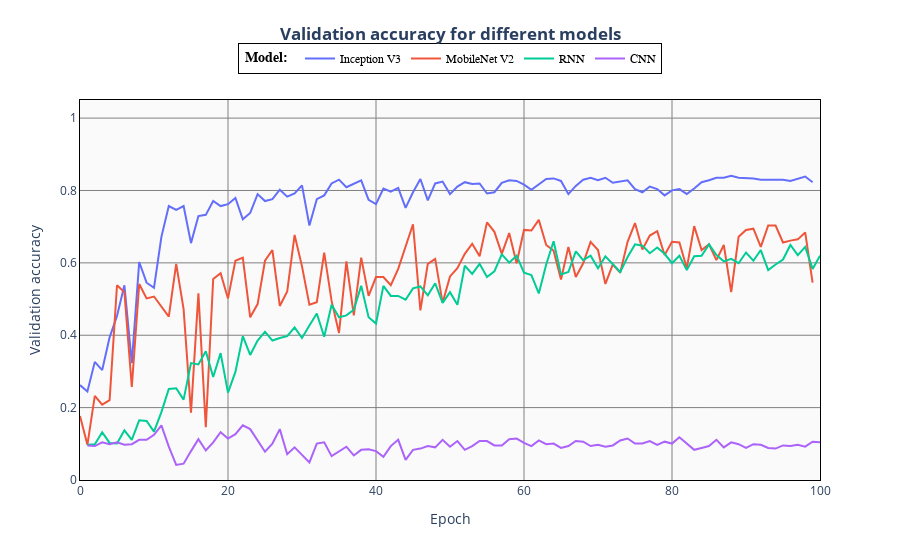

The cell this chart's notebook holds for it:
### Markdown cell above
# Best result per architecture

### Code cell
inception_adagrad = pd.read_csv("./transfer_learning_deepCNN/inception_v3/training_progress_100epochs_inception_adagrad_unfrozen_full_aug.csv") 
mobileNet_adam_unfrozen = pd.read_csv("./transfer_learning_deepCNN/mobilenet_v2/training_progress_100epochs_adam_unfrozen_full_aug.csv") 
cnn4 = pd.read_csv(".\CNN_Results\Model__2020_21_01__22_07_11__157944/training_progress.csv") 
rnn2 = pd.read_csv(".\RNN_Results\Model__2020_27_01__00_58_08__389012/training_progress.csv") 

import plotly.graph_objects as go

fig.data = []

fig.add_trace(go.Scatter(x=inception_adagrad["epoch"], y=inception_adagrad["val_accuracy"],
                    mode='lines',
                    name='Inception V3'))

fig.add_trace(go.Scatter(x=mobileNet_adam_unfrozen["epoch"], y=mobileNet_adam_unfrozen["val_accuracy"],
                    mode='lines',
                    name='MobileNet V2'))

fig.add_trace(go.Scatter(x=rnn2["epoch"], y=rnn2["val_accuracy"],
                    mode='lines',
                    name='RNN'))
fig.add_trace(go.Scatter(x=cnn4["epoch"], y=cnn4["val_accuracy"],
                    mode='lines',
                    name='CNN'))

fig.update_yaxes(range=[0, 1.05])
fig.update_layout(xaxis_showgrid=True, yaxis_showgrid=True)
fig.update_xaxes(showgrid=True, gridwidth=1, gridcolor='Gray')
fig.update_yaxes(showgrid=True, gridwidth=1, gridcolor='Gray')



fig.update_layout(
                  xaxis = dict(title = 'Epoch'),
                  yaxis = dict(title = 'Validation accuracy'),
                  title={
                    'text': "Validation accuracy for different models",
                    'y':0.9,
                    'x':0.5,
                    'xanchor': 'center',
                    'yanchor': 'top'},
                    paper_bgcolor='rgba(255,255,255, 125)',
                    plot_bgcolor='rgba(250,250,250, 125)'
                  )
fig.update_layout(legend_title='<b> Model: </b>')
fig.update_layout(legend=dict(x=0.5, y=1.15))

fig.update_layout(
    title={
        'text': "<b>Validation accuracy for different models</b>",
        'y':0.95,
        'x':0.5,
        'xanchor': 'center',
        'yanchor': 'top'})

fig.update_layout(
    legend=dict(orientation='h',yanchor='top',xanchor='center',
        traceorder="normal",
        font=dict(
            family="sans-serif",
            size=12,
            color="black"
        ),
        bgcolor="white",
        bordercolor="Black",
        borderwidth=1
    )
)

fig.update_xaxes(showline=True, linewidth=1, linecolor='black', mirror=True)
fig.update_yaxes(showline=True, linewidth=1, linecolor='black', mirror=True)


fig.show()

### Figure 1 — Plotly figure (JSON) as saved in the notebook; plotly's stock layout.template omitted (floating-point values rounded to 4 significant figures)
{"data": [{"mode": "lines", "name": "Inception V3", "type": "scatter", "x": [0, 1, 2, 3, 4, 5, 6, 7, 8, 9, 10, 11, 12, 13, 14, 15, 16, 17, 18, 19, 20, 21, 22, 23, 24, 25, 26, 27, 28, 29, 30, 31, 32, 33, 34, 35, 36, 37, 38, 39, 40, 41, 42, 43, 44, 45, 46, 47, 48, 49, 50, 51, 52, 53, 54, 55, 56, 57, 58, 59, 60, 61, 62, 63, 64, 65, 66, 67, 68, 69, 70, 71, 72, 73, 74, 75, 76, 77, 78, 79, 80, 81, 82, 83, 84, 85, 86, 87, 88, 89, 90, 91, 92, 93, 94, 95, 96, 97, 98, 99], "y": [0.2622, 0.2448, 0.3264, 0.3038, 0.3941, 0.4531, 0.5382, 0.3229, 0.6024, 0.5451, 0.5312, 0.6719, 0.7569, 0.7465, 0.7569, 0.6545, 0.7292, 0.7326, 0.7708, 0.7569, 0.7622, 0.7795, 0.7205, 0.7378, 0.7899, 0.7708, 0.776, 0.8021, 0.783, 0.7917, 0.8142, 0.7031, 0.776, 0.7865, 0.8194, 0.8299, 0.809, 0.8177, 0.8281, 0.7743, 0.7622, 0.8056, 0.7969, 0.8073, 0.7517, 0.7951, 0.8316, 0.7726, 0.8194, 0.8247, 0.7899, 0.8108, 0.8229, 0.8177, 0.8194, 0.7917, 0.7951, 0.8212, 0.8281, 0.8264, 0.816, 0.8021, 0.8177, 0.8316, 0.8333, 0.8264, 0.7899, 0.8125, 0.8299, 0.8351, 0.8281, 0.8351, 0.8212, 0.8247, 0.8281, 0.8038, 0.7951, 0.8108, 0.8038, 0.7865, 0.8003, 0.8038, 0.7899, 0.8056, 0.8229, 0.8281, 0.8351, 0.8351, 0.8403, 0.8351, 0.8351, 0.8333, 0.8299, 0.8299, 0.8281, 0.8299, 0.8264, 0.8316, 0.8385, 0.8229]}, {"mode": "lines", "name": "MobileNet V2", "type": "scatter", "x": [0, 1, 2, 3, 4, 5, 6, 7, 8, 9, 10, 11, 12, 13, 14, 15, 16, 17, 18, 19, 20, 21, 22, 23, 24, 25, 26, 27, 28, 29, 30, 31, 32, 33, 34, 35, 36, 37, 38, 39, 40, 41, 42, 43, 44, 45, 46, 47, 48, 49, 50, 51, 52, 53, 54, 55, 56, 57, 58, 59, 60, 61, 62, 63, 64, 65, 66, 67, 68, 69, 70, 71, 72, 73, 74, 75, 76, 77, 78, 79, 80, 81, 82, 83, 84, 85, 86, 87, 88, 89, 90, 91, 92, 93, 94, 95, 96, 97, 98, 99], "y": [0.1771, 0.09722, 0.2326, 0.2083, 0.2205, 0.5382, 0.5191, 0.2569, 0.5417, 0.5017, 0.5069, 0.4792, 0.4514, 0.5972, 0.4722, 0.1858, 0.5156, 0.1458, 0.5556, 0.5712, 0.5017, 0.6059, 0.6146, 0.4497, 0.4861, 0.6059, 0.6354, 0.4809, 0.5208, 0.6771, 0.5903, 0.4844, 0.4913, 0.6285, 0.4948, 0.4062, 0.6042, 0.4549, 0.6146, 0.5087, 0.5608, 0.5608, 0.5382, 0.5833, 0.6476, 0.7066, 0.4688, 0.5972, 0.6111, 0.4896, 0.5625, 0.5851, 0.625, 0.6528, 0.6181, 0.7118, 0.6858, 0.625, 0.6823, 0.599, 0.691, 0.6892, 0.7188, 0.6493, 0.6337, 0.5538, 0.6441, 0.5608, 0.599, 0.658, 0.6354, 0.5417, 0.5955, 0.5729, 0.658, 0.7101, 0.6372, 0.6753, 0.6875, 0.6215, 0.658, 0.6562, 0.5851, 0.7014, 0.6354, 0.651, 0.6076, 0.6493, 0.5191, 0.6719, 0.691, 0.6944, 0.6441, 0.7031, 0.7031, 0.6562, 0.6615, 0.6649, 0.684, 0.5451]}, {"mode": "lines", "name": "RNN", "type": "scatter", "x": ["1", "2", "3", "4", "5", "6", "7", "8", "9", "10", "11", "12", "13", "14", "15", "16", "17", "18", "19", "20", "21", "22", "23", "24", "25", "26", "27", "28", "29", "30", "31", "32", "33", "34", "35", "36", "37", "38", "39", "40", "41", "42", "43", "44", "45", "46", "47", "48", "49", "50", "51", "52", "53", "54", "55", "56", "57", "58", "59", "60", "61", "62", "63", "64", "65", "66", "67", "68", "69", "70", "71", "72", "73", "74", "75", "76", "77", "78", "79", "80", "81", "82", "83", "84", "85", "86", "87", "88", "89", "90", "91", "92", "93", "94", "95", "96", "97", "98", "99", "100", "End of training. Summary:", "epoch", "Max accuracy row:", "99", "Max val_accuracy row:", "64"], "y": ["0.097222224", "0.098958336", "0.13194445", "0.10243055", "0.10069445", "0.13715278", "0.11111111", "0.16493055", "0.16319445", "0.13368055", "0.1875", "0.2517361", "0.2534722", "0.22222222", "0.32291666", "0.31944445", "0.3559028", "0.2847222", "0.35069445", "0.24131945", "0.2986111", "0.39756945", "0.3454861", "0.38541666", "0.4097222", "0.38541666", "0.3923611", "0.39756945", "0.421875", "0.3923611", "0.42708334", "0.46006945", "0.39583334", "0.484375", "0.4496528", "0.4548611", "0.4704861", "0.5364583", "0.4496528", "0.43229166", "0.5364583", "0.5086806", "0.5086806", "0.4982639", "0.5295139", "0.5347222", "0.5104167", "0.5434028", "0.48958334", "0.5190972", "0.484375", "0.5920139", "0.5694444", "0.5972222", "0.5607639", "0.5763889", "0.6232639", "0.6006944", "0.6197917", "0.5729167", "0.5659722", "0.515625", "0.5954861", "0.6597222", "0.5677083", "0.5746528", "0.6319444", "0.6076389", "0.6197917", "0.5850694", "0.6180556", "0.5972222", "0.5746528", "0.6163194", "0.6510417", "0.6475694", "0.6267361", "0.6423611", "0.625", "0.5989583", "0.6197917", "0.5798611", "0.6180556", "0.6197917", "0.6510417", "0.6215278", "0.6041667", "0.6111111", "0.5989583", "0.6284722", "0.6059028", "0.6354167", "0.5798611", "0.5954861", "0.609375", "0.6493056", "0.6215278", "0.6440972", "0.5833333", "0.6197917", null, "val_accuracy", null, "0.5833333", null, "0.6597222"]}, {"mode": "lines", "name": "CNN", "type": "scatter", "x": [1, 2, 3, 4, 5, 6, 7, 8, 9, 10, 11, 12, 13, 14, 15, 16, 17, 18, 19, 20, 21, 22, 23, 24, 25, 26, 27, 28, 29, 30, 31, 32, 33, 34, 35, 36, 37, 38, 39, 40, 41, 42, 43, 44, 45, 46, 47, 48, 49, 50, 51, 52, 53, 54, 55, 56, 57, 58, 59, 60, 61, 62, 63, 64, 65, 66, 67, 68, 69, 70, 71, 72, 73, 74, 75, 76, 77, 78, 79, 80, 81, 82, 83, 84, 85, 86, 87, 88, 89, 90, 91, 92, 93, 94, 95, 96, 97, 98, 99, 100], "y": [0.09549, 0.09375, 0.1042, 0.09896, 0.1042, 0.09722, 0.09896, 0.1111, 0.1111, 0.125, 0.151, 0.09201, 0.04167, 0.04514, 0.07986, 0.1128, 0.0816, 0.1042, 0.1319, 0.1146, 0.1267, 0.151, 0.1406, 0.1094, 0.07812, 0.1007, 0.1406, 0.07118, 0.09028, 0.06944, 0.04861, 0.1007, 0.1042, 0.06597, 0.07812, 0.09201, 0.06771, 0.08333, 0.08507, 0.07986, 0.06424, 0.09375, 0.1111, 0.05556, 0.08333, 0.08681, 0.09375, 0.09028, 0.1111, 0.09201, 0.1076, 0.08333, 0.09375, 0.1076, 0.1076, 0.09549, 0.09549, 0.1128, 0.1146, 0.1024, 0.09375, 0.1094, 0.09896, 0.1007, 0.08854, 0.09375, 0.1076, 0.1059, 0.09375, 0.09722, 0.09201, 0.09549, 0.1094, 0.1146, 0.1007, 0.1007, 0.1076, 0.09722, 0.1059, 0.1007, 0.1181, 0.1007, 0.08333, 0.08854, 0.09375, 0.1111, 0.09028, 0.1042, 0.09896, 0.08854, 0.09896, 0.09722, 0.08854, 0.08681, 0.09549, 0.09375, 0.09722, 0.09201, 0.1059, 0.1042]}], "layout": {"legend": {"bgcolor": "white", "bordercolor": "Black", "borderwidth": 1, "font": {"color": "black", "family": "sans-serif", "size": 12}, "orientation": "h", "title": {"text": "<b> Model: </b>"}, "traceorder": "normal", "x": 0.5, "xanchor": "center", "y": 1.15, "yanchor": "top"}, "paper_bgcolor": "rgba(255,255,255, 125)", "plot_bgcolor": "rgba(250,250,250, 125)", "title": {"text": "<b>Validation accuracy for different models</b>", "x": 0.5, "xanchor": "center", "y": 0.95, "yanchor": "top"}, "xaxis": {"gridcolor": "Gray", "gridwidth": 1, "linecolor": "black", "linewidth": 1, "mirror": true, "showgrid": true, "showline": true, "title": {"text": "Epoch"}}, "yaxis": {"gridcolor": "Gray", "gridwidth": 1, "linecolor": "black", "linewidth": 1, "mirror": true, "range": [0, 1.05], "showgrid": true, "showline": true, "title": {"text": "Validation accuracy"}}}}
